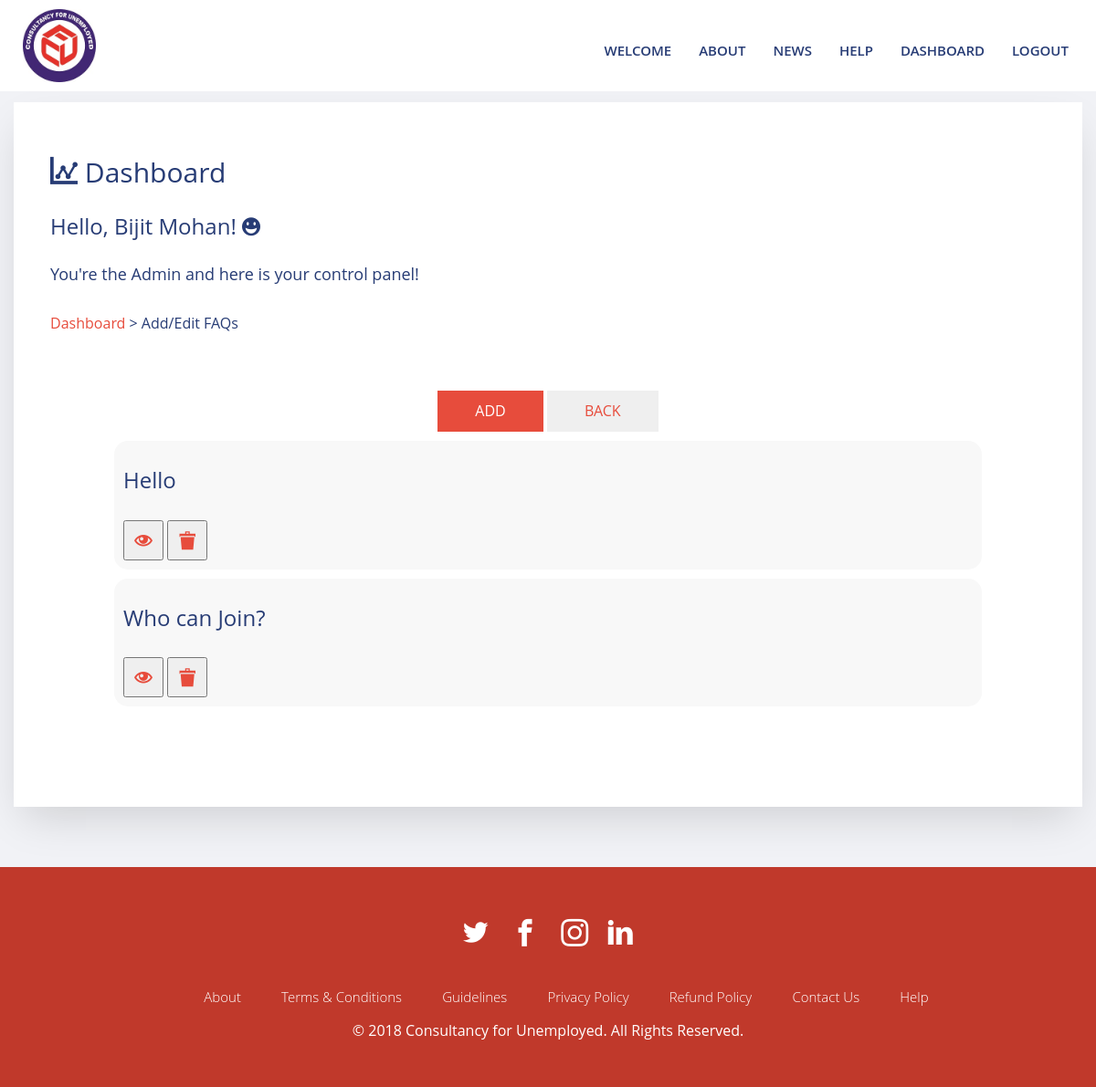
The app's page /faq_edit.php (signed in) with its own data.
### tables this page shows
CREATE TABLE `users` (
  `user_id` int(11) NOT NULL,
  `user_type` varchar(100) NOT NULL,
  `fname` varchar(50) NOT NULL,
  `lname` varchar(50) NOT NULL,
  `ftname` varchar(50) NOT NULL,
  `email` varchar(200) NOT NULL,
  `phone` varchar(12) NOT NULL,
  `dob` date NOT NULL,
  `status` varchar(20) NOT NULL,
  `religion` varchar(20) NOT NULL,
  `caste` varchar(20) NOT NULL,
  `nationality` varchar(20) NOT NULL,
  `join_date` date NOT NULL,
  `password` varchar(500) NOT NULL,
  `gender` varchar(10) NOT NULL,
  `address` varchar(500) NOT NULL,
  `city` varchar(80) NOT NULL,
  `state` varchar(50) NOT NULL,
  `country` varchar(10) NOT NULL,
  `photo` varchar(200) NOT NULL,
  `exp` varchar(50) NOT NULL,
  `lang` varchar(100) NOT NULL,
  `terms` varchar(10) NOT NULL,
  `cv` varchar(200) NOT NULL,
  `reg_pay_status` varchar(50) NOT NULL,
  `reg_pay_txn` varchar(200) NOT NULL,
  `fin_pay_status` varchar(50) NOT NULL,
  `fin_pay_txn` varchar(200) NOT NULL
);

CREATE TABLE `faq` (
  `id` int(11) NOT NULL,
  `ques` mediumtext NOT NULL,
  `ans` blob NOT NULL
);

### faq_edit.php (the view, shortened to what this page needs)
<?php
include('db.php');
include('nav.php');
if(isset($_SESSION['user_id'])){
  $allusers = "SELECT * FROM faq";
    $result1 = mysqli_query($conn,$allusers) or die(mysqli_error($conn));
    $now = $_SESSION['user_id'];
  $profile_name = "SELECT * FROM users WHERE user_id='$now' AND user_type= 'admin'";
    $result2 = mysqli_query($conn,$profile_name) or die(mysqli_error($conn));
     $rows2 = mysqli_fetch_array($result2);
?>
    <section class="my-top-section probootstrap-bg-light" >
      <div class="container">
        <div class="row">
          <div class="col-md-12 probootstrap-form">
             <h2 > <span  class=" icon-stats-dots"></span> Dashboard</h2>
            <h3> Hello, <?php echo $rows2['fname'],' ',$rows2['lname']  ; ?>! <span class=" icon-happy2" style="font-size: 20px;"></span></h3>
            <h4> You're the Admin and here is your control panel!</h4>
            <p><a href="admin_dash.php">Dashboard </a> > Add/Edit FAQs</p>
      <div class="container">
        <div class="row">
          <div class="col-md-12">
            <div class="probootstrap-service-item " >
                      <div style="text-align:center">
    <a href="faq_update.php"><button  class="btn btn-primary">ADD</button></a>
      <a href="admin_dash.php"><button  class="btn ">BACK</button></a>
      </div>
		<?php
		while ($rows1 = mysqli_fetch_array($result1)){
			echo '
					<div class="my-news-section" >
					<h3>'.$rows1['ques'].'</h3>
					<a href="help.php" ><button class=" icon-eye2" style="font-size:20px; padding:10px;"></button></a>
                    <a href="delete.php?faq_id='.$rows1['id'].'" ><button class=" icon-bin2" style="font-size:20px; padding:10px;"></button></a></div>
				';
		}
            ?>
            </div>
          </div>
        </div>
      </div>
          </div>
        </div>
      </div>
    </section>
    <?php
}else{
    http_response_code(404);
    include('403forbidden.php');
}
include('footer.php');
?>

### css/mystyle.css (style rules this page uses)
.my-top-section { position: relative; background: #f1f2f6; padding: 7em 0 1em 0; }
.my-news-section { margin: 10px; background-color: #f8f8f8; border-radius: 15px; padding: 10px; }

### records on screen
users: fname "Bijit", lname "Mohan"
faq: ques "Hello"
faq: ques "Who can Join?"
